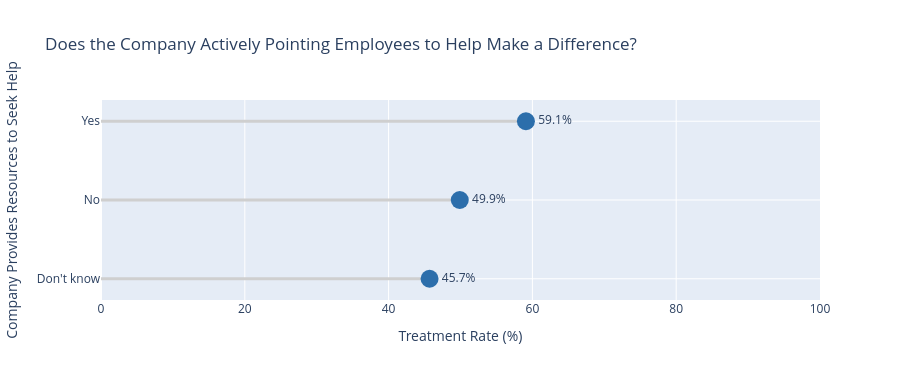

The notebook cell this image was saved under:
### Markdown cell above
### Chart 2 — Does Feeling That Your Company Cares Actually Change What You Do?

### Code cell
# Use 'seek_help' as a proxy for whether the employee feels the company actively supports them
seek_treat = pd.crosstab(tech_survey['seek_help'], tech_survey['treatment'], normalize='index').mul(100).round(1)
seek_treat.columns = ['Did Not Seek Treatment', 'Sought Treatment']
seek_treat = seek_treat.reset_index()

fig = go.Figure()

for _, row in seek_treat.iterrows():
    fig.add_trace(go.Scatter(
        x=[0, row['Sought Treatment']],
        y=[row['seek_help'], row['seek_help']],
        mode='lines',
        line=dict(color='#CFCFCF', width=3),
        showlegend=False
    ))

fig.add_trace(go.Scatter(
    x=seek_treat['Sought Treatment'],
    y=seek_treat['seek_help'],
    mode='markers+text',
    marker=dict(size=18, color='#2C6EAB'),
    text=seek_treat['Sought Treatment'].astype(str) + '%',
    textposition='middle right',
    showlegend=False
))

fig.update_layout(
    title='Does the Company Actively Pointing Employees to Help Make a Difference?',
    xaxis=dict(title='Treatment Rate (%)', range=[0, 100]),
    yaxis=dict(title='Company Provides Resources to Seek Help'),
    height=380
)
fig.show()

### Figure 1 — Plotly figure (JSON) as saved in the notebook; plotly's stock layout.template omitted (floating-point values rounded to 4 significant figures)
{"data": [{"line": {"color": "#CFCFCF", "width": 3}, "mode": "lines", "showlegend": false, "type": "scatter", "x": [0, 45.7], "y": ["Don't know", "Don't know"]}, {"line": {"color": "#CFCFCF", "width": 3}, "mode": "lines", "showlegend": false, "type": "scatter", "x": [0, 49.9], "y": ["No", "No"]}, {"line": {"color": "#CFCFCF", "width": 3}, "mode": "lines", "showlegend": false, "type": "scatter", "x": [0, 59.1], "y": ["Yes", "Yes"]}, {"marker": {"color": "#2C6EAB", "size": 18}, "mode": "markers+text", "showlegend": false, "text": ["45.7%", "49.9%", "59.1%"], "textposition": "middle right", "type": "scatter", "x": [45.7, 49.9, 59.1], "y": ["Don't know", "No", "Yes"]}], "layout": {"height": 380, "title": {"text": "Does the Company Actively Pointing Employees to Help Make a Difference?"}, "xaxis": {"range": [0, 100], "title": {"text": "Treatment Rate (%)"}}, "yaxis": {"title": {"text": "Company Provides Resources to Seek Help"}}}}
